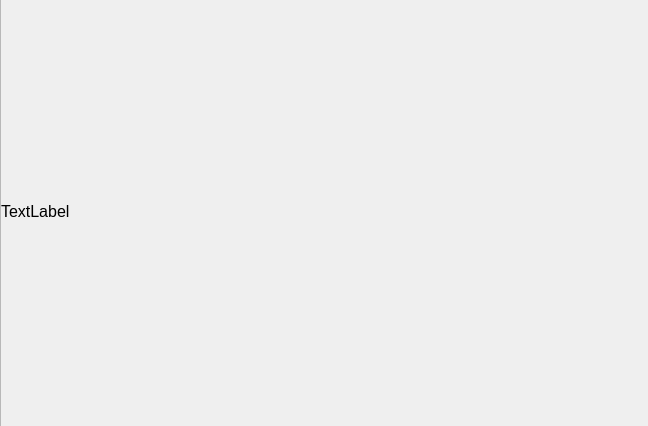
<?xml version="1.0" encoding="UTF-8"?>
<ui version="4.0">
 <class>MemoryView</class>
 <widget class="QDialog" name="MemoryView">
  <property name="geometry">
   <rect>
    <x>0</x>
    <y>0</y>
    <width>648</width>
    <height>426</height>
   </rect>
  </property>
  <property name="font">
   <font>
    <pointsize>12</pointsize>
   </font>
  </property>
  <property name="windowTitle">
   <string>Dialog</string>
  </property>
  <widget class="QScrollArea" name="scrollArea">
   <property name="geometry">
    <rect>
     <x>0</x>
     <y>-10</y>
     <width>651</width>
     <height>441</height>
    </rect>
   </property>
   <property name="widgetResizable">
    <bool>true</bool>
   </property>
   <widget class="QWidget" name="scrollAreaWidgetContents">
    <property name="geometry">
     <rect>
      <x>0</x>
      <y>0</y>
      <width>649</width>
      <height>439</height>
     </rect>
    </property>
    <widget class="QLabel" name="label">
     <property name="geometry">
      <rect>
       <x>0</x>
       <y>10</y>
       <width>651</width>
       <height>421</height>
      </rect>
     </property>
     <property name="text">
      <string>TextLabel</string>
     </property>
    </widget>
   </widget>
  </widget>
 </widget>
 <resources/>
 <connections/>
</ui>
